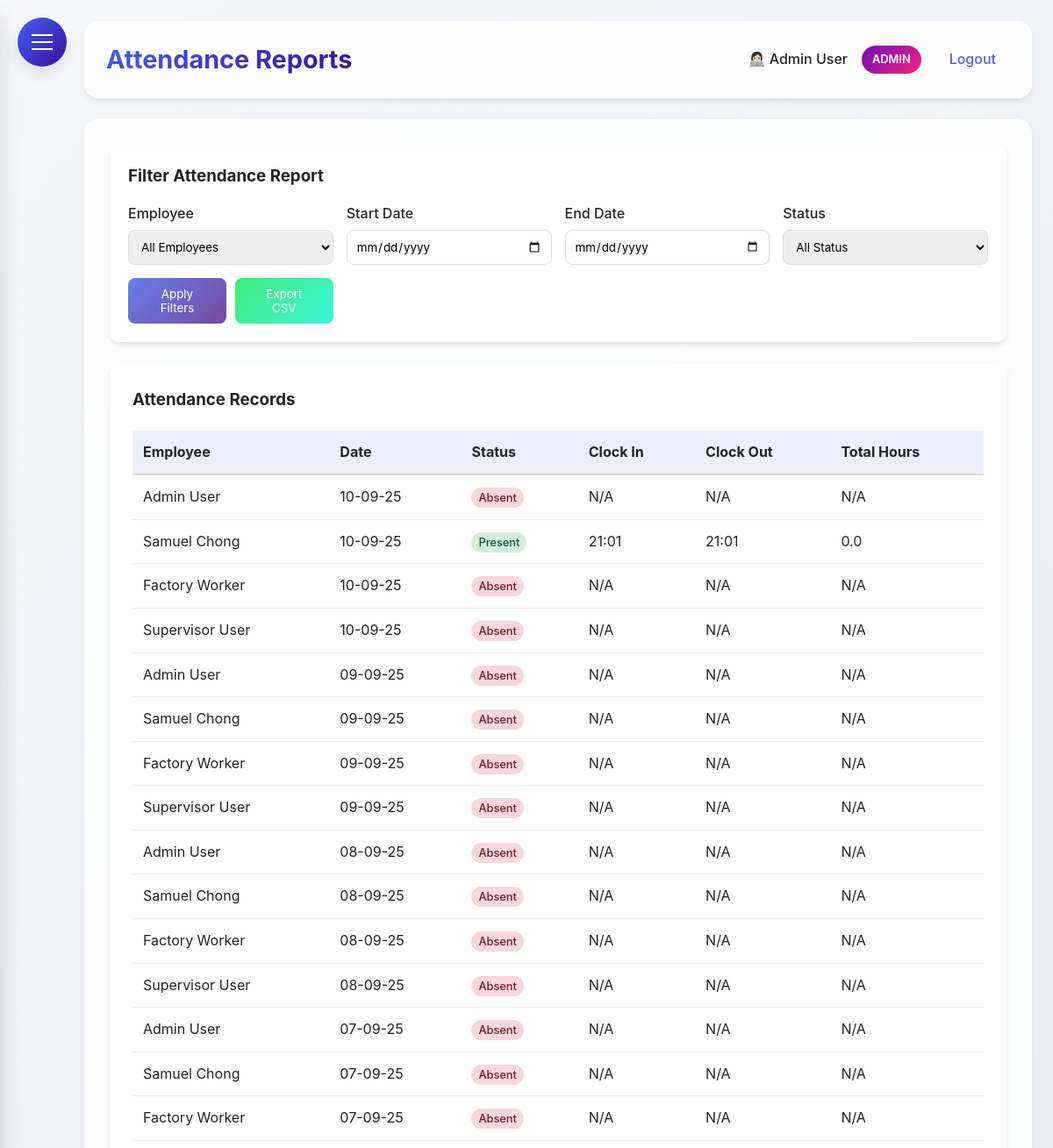
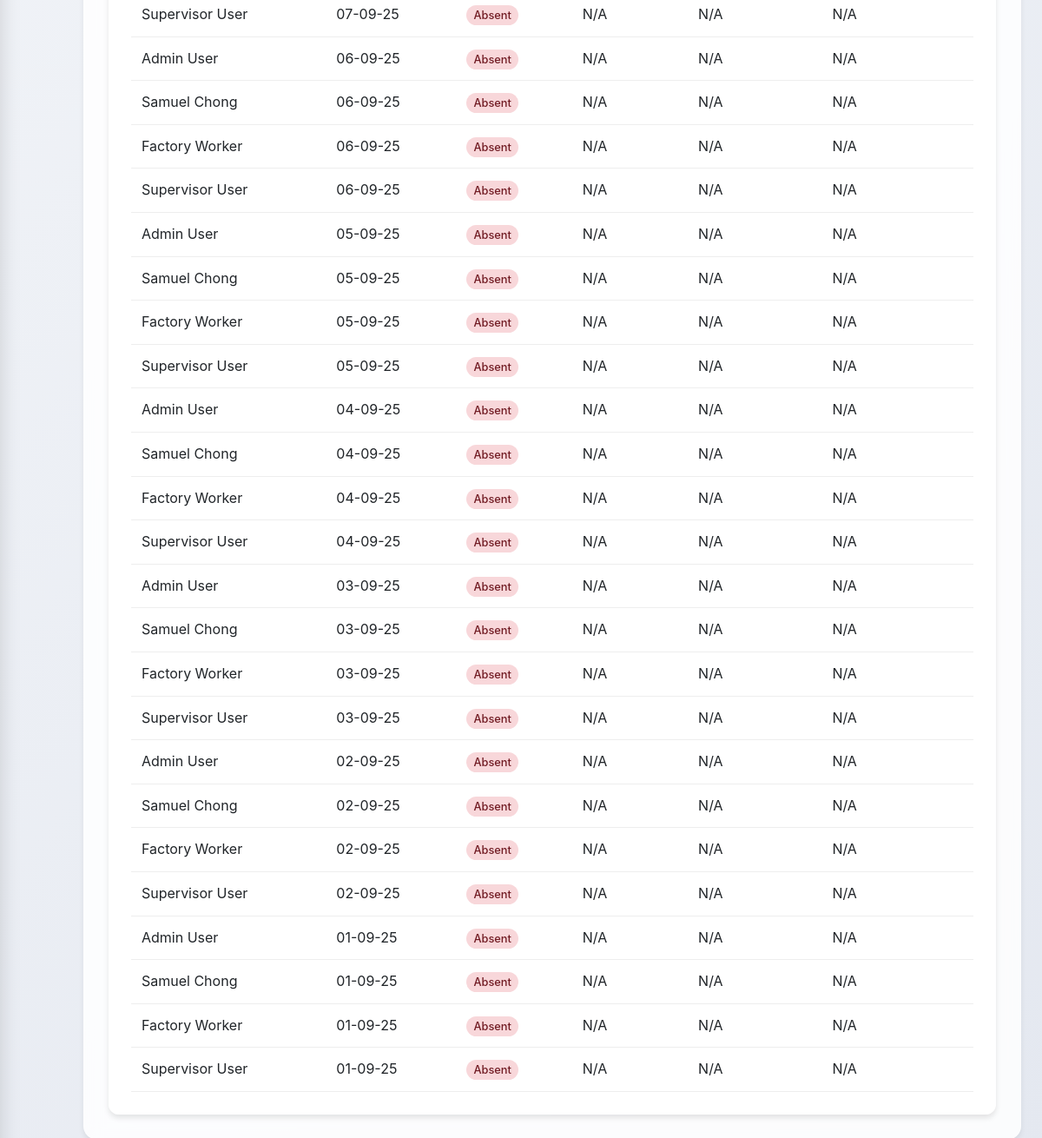
The app's page /reports (signed in), older data (2 pictures, top to bottom).
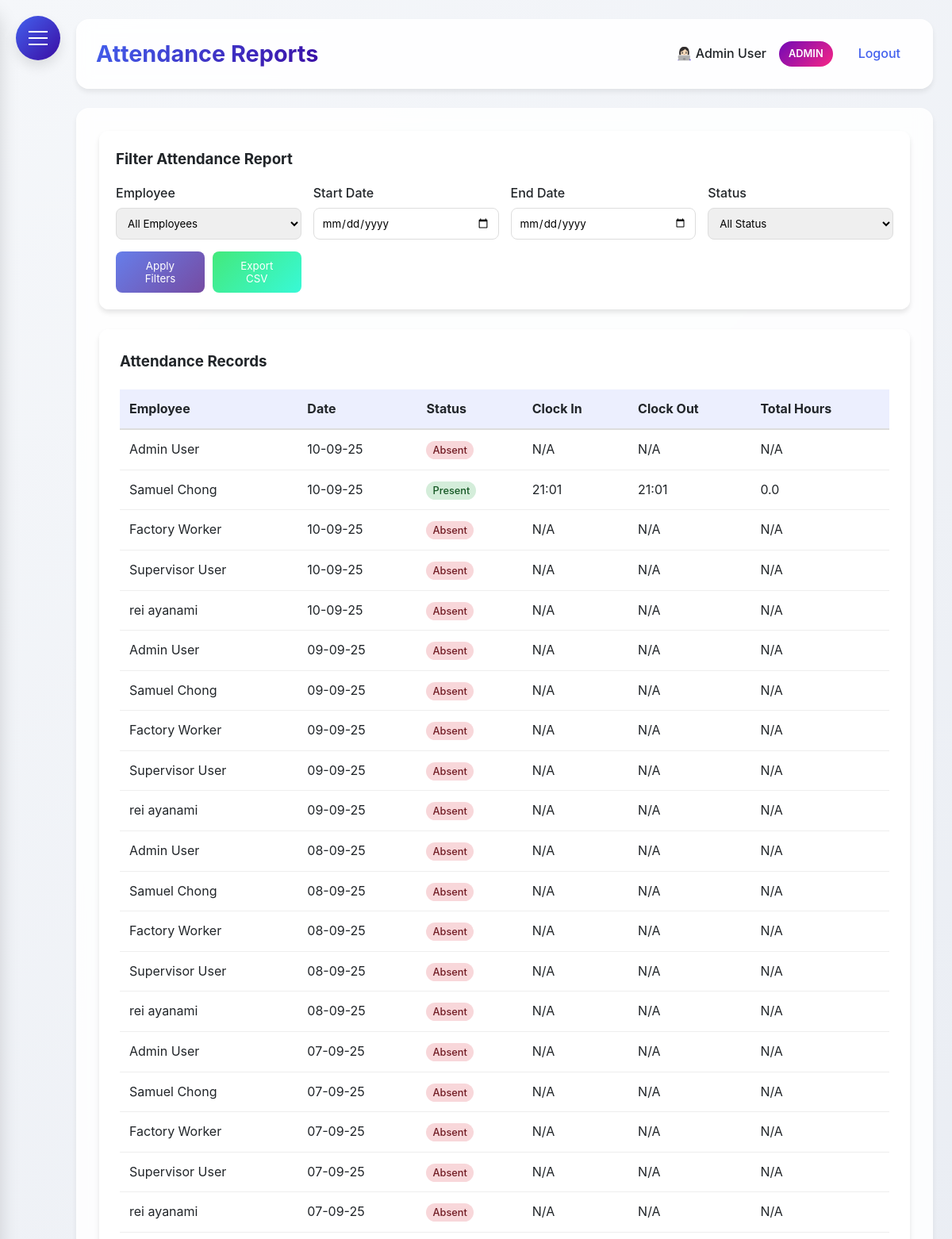
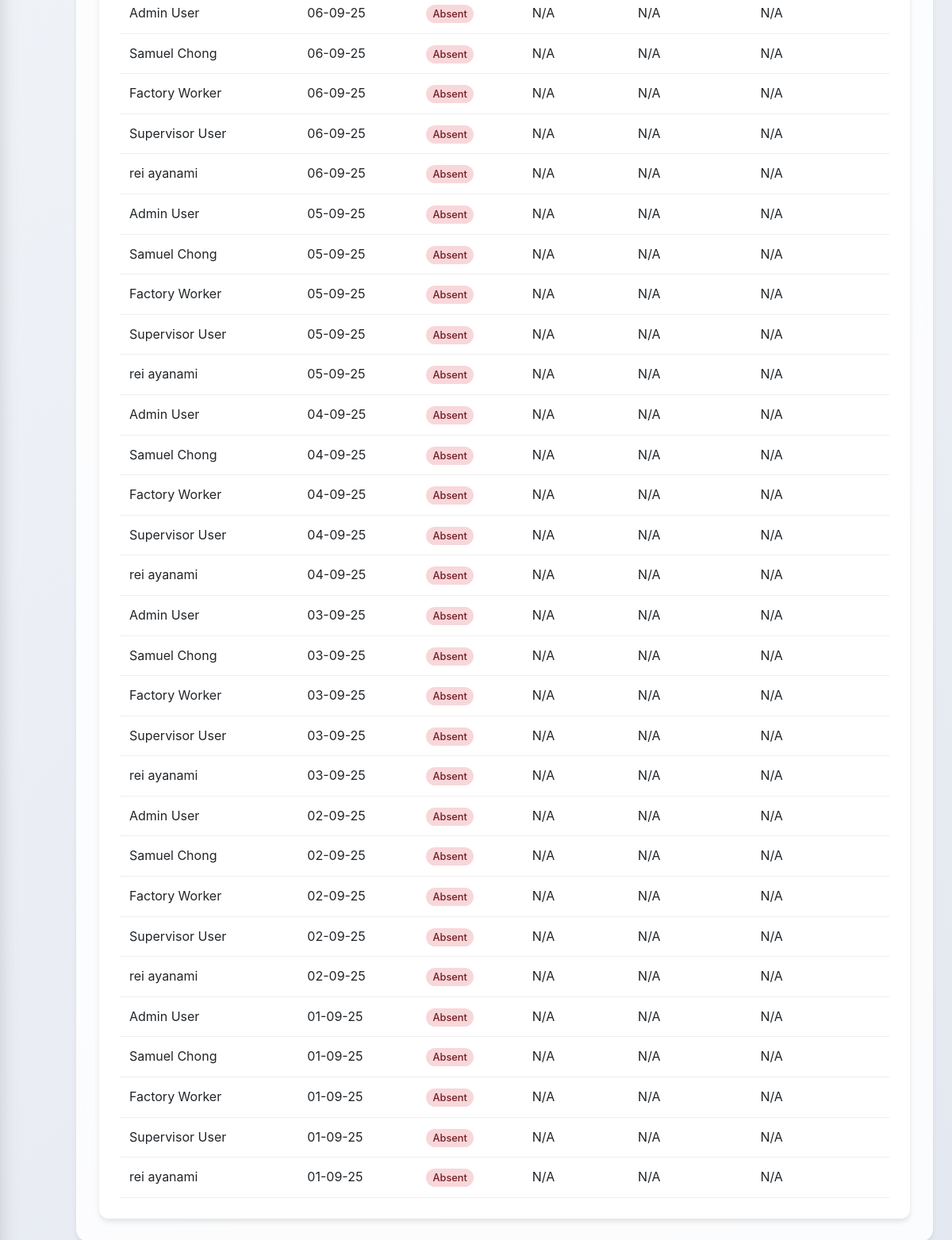
The same page, newer data (2 pictures, top to bottom).
### HerculesSystem.py (models this page shows, shortened)
class Employee(UserMixin, db.Model):
    id = db.Column(db.Integer, primary_key=True)
    username = db.Column(db.String(80), unique=True, nullable=False)
    password = db.Column(db.String(120), nullable=False)
    full_name = db.Column(db.String(120), nullable=False)
    email = db.Column(db.String(120), unique=True, nullable=False)
    nationality = db.Column(db.String(80), nullable=False)
    employee_id = db.Column(db.String(80), unique=True, nullable=False)
    hire_date = db.Column(db.Date)
    is_admin = db.Column(db.Boolean, default=False)
    user_type = db.Column(db.String(20), default='employee')
    last_clock_in = db.Column(db.DateTime)
    last_clock_out = db.Column(db.DateTime)
    last_lunch_start = db.Column(db.DateTime)
    last_lunch_end = db.Column(db.DateTime)
    leave_balances = db.relationship('LeaveBalance', back_populates='employee', lazy=True)

class TimeTracking(db.Model):
    __tablename__ = 'time_tracking'
    id = db.Column(db.Integer, primary_key=True)
    employee_id = db.Column(db.Integer, db.ForeignKey('employee.id'), nullable=False)
    action_type = db.Column(db.String(20), nullable=False)  #clock_in, clock_out, lunch_start, lunch_end
    timestamp = db.Column(db.DateTime, nullable=True)
    latitude = db.Column(db.Float, nullable=True)
    longitude = db.Column(db.Float, nullable=True)
    address = db.Column(db.String(200), nullable=True)
    status = db.Column(db.String(20), nullable=True)    # in/out office
    ip_address = db.Column(db.String(45), nullable=True)
    employee = db.relationship('Employee', backref=db.backref('time_entries', lazy=True))

### HerculesSystem.py (the view)
@app.route('/reports')
@login_required
def reports():
    if current_user.user_type != 'admin':
        flash('You do not have permission to view reports.', 'danger')
        return redirect(url_for('dashboard'))
    employees = Employee.query.all()
    employee_id = request.args.get('employee_id')
    start_date_str = request.args.get('start_date')
    end_date_str = request.args.get('end_date')
    status_filter = request.args.get('status')
    start_date = datetime.strptime(start_date_str, '%d-%m-%y').date() if start_date_str else None
    end_date = datetime.strptime(end_date_str, '%d-%m-%y').date() if end_date_str else None
    if not start_date and not end_date:
        today = date.today()
        start_date = today.replace(day=1)
        end_date = today
    attendance_data = get_attendance_data(employee_id, start_date, end_date, status_filter)
    attendance_data.sort(key=lambda x: x['date'], reverse=True)
    return render_template('reports.html',
                         employees=employees,
                         attendance_records=attendance_data,
                         now=datetime.now())

### HerculesSystem.py (called while the page is built)
@app.after_request
def add_security_headers(response):
    response.headers['Permissions-Policy'] = 'geolocation=()'
    return response

@login_manager.user_loader
def load_user(user_id):
    return db.session.get(Employee, int(user_id))

@app.context_processor
def inject_now():
    return {'now': datetime.utcnow()}

@app.before_request
def before_request():
    if request.url.startswith('https://'):
        new_url = request.url.replace('https://', 'http://', 1)
        return redirect(new_url, code=301)

### templates/reports.html (shortened to what this page needs)
{% extends "base.html" %}
{% block content %}
<div class="dashboard-container">
    <div class="glass" style="padding: 20px; border-radius: 12px; margin-bottom: 25px;">
        <h3 style="margin-bottom: 15px;">Filter Attendance Report</h3>
        <form method="GET" action="{{ url_for('reports') }}">
            <div style="display: grid; grid-template-columns: repeat(auto-fit, minmax(200px, 1fr)); gap: 15px; align-items: end;">
                <div>
                    <label style="display: block; margin-bottom: 5px; font-weight: 500;">Employee</label>
                    <select name="employee_id" style="width: 100%; padding: 10px; border-radius: 8px; border: 1px solid #ddd;">
                        <option value="">All Employees</option>
                    </select>
                </div>
                <div>
                    <label style="display: block; margin-bottom: 5px; font-weight: 500;">Start Date</label>
                    <input type="date" name="start_date" value="{{ request.args.get('start_date', '') }}"
                           style="width: 100%; padding: 10px; border-radius: 8px; border: 1px solid #ddd;">
                </div>
                <div>
                    <label style="display: block; margin-bottom: 5px; font-weight: 500;">End Date</label>
                    <input type="date" name="end_date" value="{{ request.args.get('end_date', '') }}"
                           style="width: 100%; padding: 10px; border-radius: 8px; border: 1px solid #ddd;">
                </div>
                <div>
                    <label style="display: block; margin-bottom: 5px; font-weight: 500;">Status</label>
                    <select name="status" style="width: 100%; padding: 10px; border-radius: 8px; border: 1px solid #ddd;">
                        <option value="">All Status</option>
                    </select>
                </div>
                <div style="display: flex; gap: 10px;">
                    <button type="submit" style="background: linear-gradient(135deg, #667eea 0%, #764ba2 100%); color: white; padding: 10px 20px; border: none; border-radius: 8px; cursor: pointer; width: 100%;">
                        Apply Filters
                    </button>
                    <button type="button" onclick="exportAttendance()" style="background: linear-gradient(135deg, #43e97b 0%, #38f9d7 100%); color: white; padding: 10px 20px; border: none; border-radius: 8px; cursor: pointer; width: 100%;">
                        Export CSV
                    </button>
                </div>
            </div>
        </form>
    </div>
    <div class="glass" style="padding: 25px; border-radius: 12px;">
        <h3 style="margin-bottom: 20px;">Attendance Records</h3>
        {% if attendance_records %}
        <div style="overflow-x: auto;">
            <table style="width: 100%; border-collapse: collapse;">
                <thead>
                    <tr style="background: rgba(67, 97, 238, 0.1);">
                        <th style="padding: 12px; text-align: left; border-bottom: 2px solid #ddd;">Employee</th>
                        <th style="padding: 12px; text-align: left; border-bottom: 2px solid #ddd;">Date</th>
                        <th style="padding: 12px; text-align: left; border-bottom: 2px solid #ddd;">Status</th>
                        <th style="padding: 12px; text-align: left; border-bottom: 2px solid #ddd;">Clock In</th>
                        <th style="padding: 12px; text-align: left; border-bottom: 2px solid #ddd;">Clock Out</th>
                        <th style="padding: 12px; text-align: left; border-bottom: 2px solid #ddd;">Total Hours</th>
                    </tr>
                </thead>
                <tbody>
                    {% for record in attendance_records %}
                    <tr>
                        <td style="padding: 12px; border-bottom: 1px solid #eee;">{{ record.employee.full_name }}</td>
                        <td style="padding: 12px; border-bottom: 1px solid #eee;">{{ record.date.strftime('%d-%m-%y') }}</td>
                        <td style="padding: 12px; border-bottom: 1px solid #eee;">
                            <span style="
                                padding: 4px 8px;
                                border-radius: 12px;
                                font-size: 0.8rem;
                                font-weight: 500;
                                {% if record.status == 'present' %}background: #d4edda; color: #155724;
                                {% else %}background: #f8d7da; color: #721c24;
                                {% endif %}
                            ">
                                {{ record.status.title() }}
                            </span>
                        </td>
                        <td style="padding: 12px; border-bottom: 1px solid #eee;">{{ record.clock_in.strftime('%H:%M') if record.clock_in else 'N/A' }}</td>
                        <td style="padding: 12px; border-bottom: 1px solid #eee;">{{ record.clock_out.strftime('%H:%M') if record.clock_out else 'N/A' }}</td>
                        <td style="padding: 12px; border-bottom: 1px solid #eee;">{{ record.total_hours }}</td>
                    </tr>
                    {% endfor %}
                </tbody>
            </table>
        </div>
        {% else %}
        <p style="text-align: center; color: #666; padding: 40px;">No attendance records found for the selected filters.</p>
        {% endif %}
    </div>
</div>
{% endblock %}

### templates/base.html (shortened to what this page needs)
<!DOCTYPE html>
<html lang="en">
<head>
</head>
<body>
    <div class="hamburger-menu" id="hamburgerMenu">
        <span></span>
    </div>
    <div class="main-content" id="mainContent">
        <div class="header">
            <h1>{% block header %}Hercules HR{% endblock %}</h1>
            <div class="user-info">
                {% if current_user.is_authenticated %}
                <span>👩🏻‍💻 {{ current_user.full_name }}</span>
                {% if current_user.user_type == 'admin' %}
                <span class="admin-badge">ADMIN</span>
                {% endif %}
                <a href="{{ url_for('logout') }}">Logout</a>
                {% else %}
                <a href="{{ url_for('login') }}">Login</a>
                {% endif %}
            </div>
        </div>
        <div class="content">
            {% block content %}{% endblock %}
        </div>
    </div>
</body>
</html>

### templates/base.html (style rules this page uses)
:root { --primary: #4361ee; --secondary: #3a0ca3; --accent: #7209b7; --success: #4cc9f0; --danger: #f72585; --warning: #fca311; --info: #4895ef; --light: #f8f9fa; --dark: #212529; --gray: #6c757d; --gradient-primary: linear-gradient(135deg, #4361ee, #3a0ca3); --sidebar-gradient: linear-gradient(135deg, #4361ee, #3a0ca3); --gradient-accent: linear-gradient(135deg, #7209b7, #f72585); --shadow-sm: 0 4px 6px rgba(0, 0, 0, 0.07); --shadow-md: 0 8px 15px rgba(0, 0, 0, 0.1); --shadow-lg: 0 15px 25px rgba(0, 0, 0, 0.15); --border-radius: 12px; --border-radius-lg: 16px; --border-radius-xl: 20px; --sidebar-radius: 20px; --dark-bg: #1a1f35; --dark-container: #252a40; }
* { margin: 0; padding: 0; box-sizing: border-box; font-family: 'Inter', 'Segoe UI', system-ui, -apple-system, sans-serif; }
body { display: flex; min-height: 100vh; background: linear-gradient(135deg, #f5f7fa 0%, #e4e8f0 100%); color: var(--dark); line-height: 1.6; transition: background 0.3s ease, color 0.3s ease; }
.glass { background: rgba(255, 255, 255, 0.85); backdrop-filter: blur(10px); border-radius: var(--border-radius); border: 1px solid rgba(255, 255, 255, 0.2); box-shadow: var(--shadow-sm); transition: background 0.3s ease, border 0.3s ease; }
.hamburger-menu { position: fixed; top: 20px; left: 20px; z-index: 1000; cursor: pointer; background: var(--gradient-primary); border-radius: 50%; width: 56px; height: 56px; display: flex; align-items: center; justify-content: center; box-shadow: var(--shadow-md); transition: all 0.3s ease; }
.hamburger-menu span { display: block; width: 24px; height: 2px; background: #fff; position: relative; transition: all 0.3s cubic-bezier(0.4, 0, 0.2, 1); }
.hamburger-menu span:before, .hamburger-menu span:after { content: ''; position: absolute; width: 24px; height: 2px; background: #fff; transition: all 0.3s cubic-bezier(0.4, 0, 0.2, 1); }
.hamburger-menu span:before { top: -8px; }
.hamburger-menu span:after { top: 8px; }
.main-content { flex: 1; padding: 24px; margin-left: 0; transition: margin-left 0.3s cubic-bezier(0.4, 0, 0.2, 1); padding-left: 96px; }
.header { background: rgba(255, 255, 255, 0.9); backdrop-filter: blur(10px); padding: 20px 24px; border-radius: var(--border-radius-lg); box-shadow: var(--shadow-sm); display: flex; justify-content: space-between; align-items: center; margin-bottom: 24px; border: 1px solid rgba(255, 255, 255, 0.2); transition: background 0.3s ease, border 0.3s ease; }
.header h1 { font-size: 1.8rem; font-weight: 700; background: var(--gradient-primary); -webkit-background-clip: text; background-clip: text; color: transparent; }
.user-info { display: flex; align-items: center; gap: 16px; }
.user-info span { color: var(--dark); font-weight: 500; }
.user-info .admin-badge { background: var(--gradient-accent); color: white; padding: 6px 12px; border-radius: 20px; font-size: 0.8rem; font-weight: 600; }
.user-info a { color: var(--primary); text-decoration: none; font-weight: 500; transition: all 0.2s ease; padding: 8px 16px; border-radius: 8px; }
.content { background: rgba(255, 255, 255, 0.85); backdrop-filter: blur(10px); padding: 28px; border-radius: var(--border-radius-lg); box-shadow: var(--shadow-sm); border: 1px solid rgba(255, 255, 255, 0.2); transition: background 0.3s ease, border 0.3s ease; }
table { color: var(--dark); }
.content { animation: fadeIn 0.4s ease-out; }

### templates/reports.html (style rules this page uses)
.glass { background: rgba(255, 255, 255, 0.8); backdrop-filter: blur(10px); box-shadow: 0 4px 6px rgba(0, 0, 0, 0.1); }

Row changes from the older to the newer data that the page shows:
added Employee: employee.full_name "rei ayanami" "rei ayanami" "rei ayanami" "rei ayanami" "rei ayanami" "rei ayanami" "rei ayanami" "rei ayanami" "rei ayanami" "rei ayanami"
Text that changed along with them:
new list line: "10-09-25 Absent N/A N/A N/A"
new list line: "09-09-25 Absent N/A N/A N/A"
new list line: "08-09-25 Absent N/A N/A N/A"
new list line: "07-09-25 Absent N/A N/A N/A"
new list line: "06-09-25 Absent N/A N/A N/A"
new list line: "05-09-25 Absent N/A N/A N/A"
new list line: "04-09-25 Absent N/A N/A N/A"
new list line: "03-09-25 Absent N/A N/A N/A"
new list line: "02-09-25 Absent N/A N/A N/A"
new list line: "01-09-25 Absent N/A N/A N/A"
